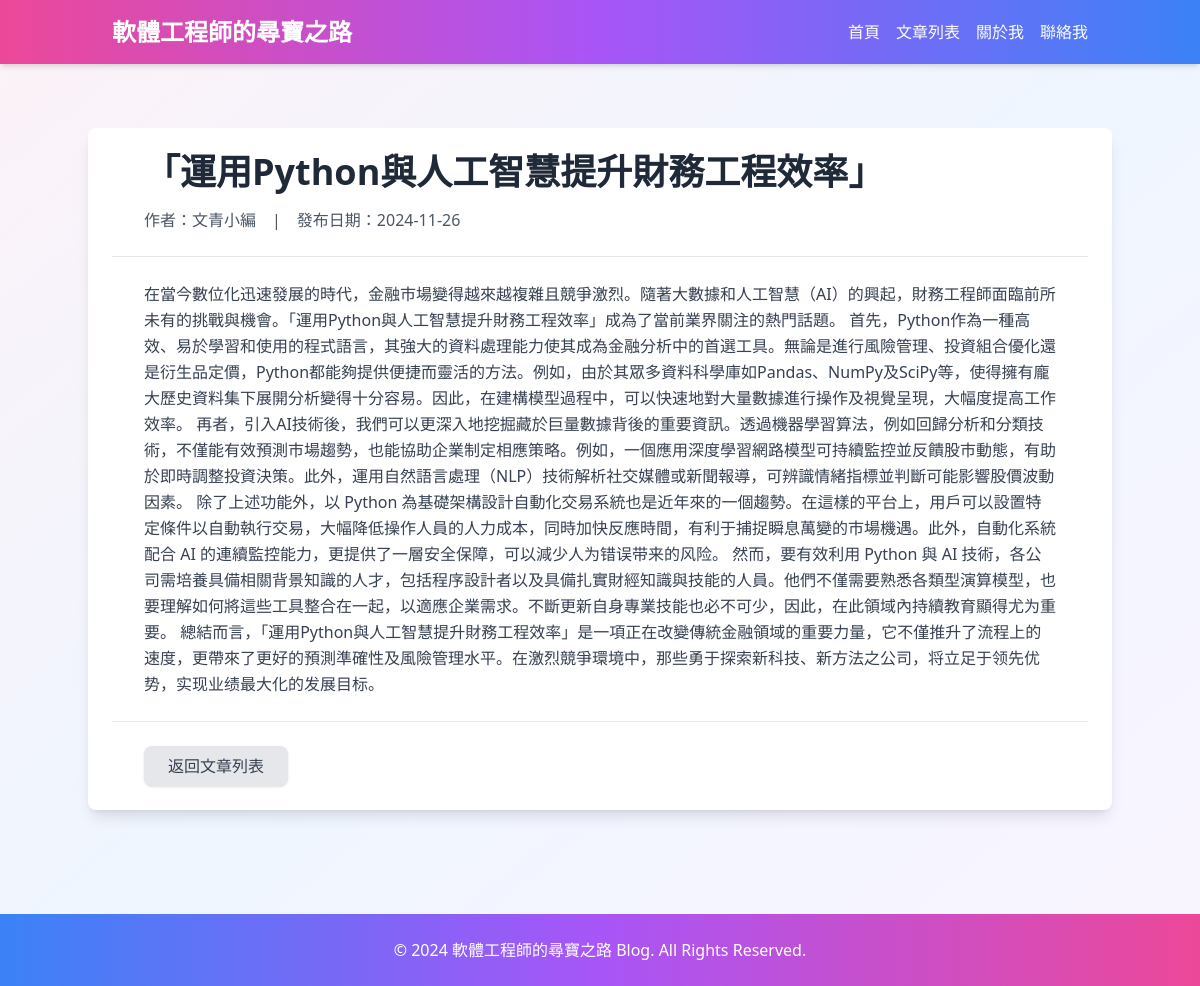
Page /read_article/43 on the committed database.
### tables this page shows
CREATE TABLE articles (
            id INTEGER PRIMARY KEY AUTOINCREMENT,
            title TEXT NOT NULL,
            content TEXT NOT NULL
        );

### app.py (the view)
@app.route('/read_article/<int:id>')
def read_article(id):
    db = SQLiteTool("my_blog.db")
    article = db.execute_read_query("SELECT * FROM articles WHERE id=?", (id,))
    db.close_connection()
    return render_template('read_article.html', title=article[0]["title"], content=article[0]["content"])

### sqlitetool.py (called while the page is built)
    def execute_read_query(self, query, params=None):
        cursor = self.connection.cursor()
        try:
            if params:
                cursor.execute(query, params)
            else:
                cursor.execute(query)
            result = cursor.fetchall()
            column_names = [description[0] for description in cursor.description]
            json_objects = []
            for row in result:
                json_object = dict(zip(column_names, row))
                json_objects.append(json_object)
            return json_objects
        except Error as e:
            print(f"查詢失敗: {e}")
            return None

    def close_connection(self):
        if self.connection:
            self.connection.close()
            print("資料庫連接已關閉")

### templates/read_article.html (shortened to what this page needs)
<!DOCTYPE html>
<html lang="en">
<head>
  <script src="https://cdn.tailwindcss.com"></script>
</head>
<body class="bg-gradient-to-br from-pink-50 via-blue-50 to-purple-50 text-gray-800 font-sans">
  <header class="bg-gradient-to-r from-pink-500 via-purple-500 to-blue-500 text-white shadow-md sticky top-0 z-10">
    <div class="container mx-auto flex items-center justify-between py-4 px-6">
      <h1 class="text-2xl font-bold">軟體工程師的尋寶之路</h1>
      <nav class="space-x-4 hidden md:flex">
        <a href="/" class="hover:underline">首頁</a>
        <a href="/list_article/1" class="hover:underline">文章列表</a>
        <a href="/about" class="hover:underline">關於我</a>
        <a href="/contact" class="hover:underline">聯絡我</a>
      </nav>
    </div>
  </header>
  <main class="py-16">
    <div class="container mx-auto px-6 bg-white shadow-lg rounded-lg">
      <div class="py-6 px-8 border-b border-gray-200">
        <h2 class="text-4xl font-bold text-gray-800">{{ title }}</h2>
        <div class="mt-4 flex items-center text-gray-600 space-x-4">
          <span>作者：文青小編</span>
          <span>|</span>
          <span>發布日期：2024-11-26</span>
        </div>
      </div>
      <div class="py-6 px-8 text-gray-700 leading-relaxed">
        {{ content|safe }}
      </div>
      <div class="py-6 px-8 flex justify-between items-center border-t border-gray-200">
        <a onclick="history.back()" class="inline-block bg-gray-200 text-gray-700 px-6 py-2 rounded-lg shadow hover:bg-gray-300 transition">
          返回文章列表
        </a>
      </div>
    </div>
  </main>
  <footer class="bg-gradient-to-r from-blue-500 via-purple-500 to-pink-500 text-white py-6 mt-10">
    <div class="container mx-auto text-center px-6">
      <p>© 2024 軟體工程師的尋寶之路 Blog. All Rights Reserved.</p>
    </div>
  </footer>
</body>
</html>

### rows in the picture
articles: title "「運用Python與人工智慧提升財務工程效率」", content "在當今數位化迅速發展的時代，金融市場變得越來越複雜且競爭激烈。隨著大數據和人工智慧（AI）的興起，財務工程師面臨前所未有的挑戰與機會。「運用Python與人工智慧提升財務工程效率」成為了當前業界關注的熱門話題。 首先，Python作為一種高效、易於學習和使用的程式語言，其強大的資料處理能力使其成為金融分析中的首選工具。無論是進行風險管理、投資組合優化還是衍生品定價，Python都能夠提供便捷而靈活的方法。例如，由於其眾多資料科學庫如Pandas、NumPy及SciPy等，使得擁有龐大歷史資料集下展開分析變得十分容易。因此，在建構模型過程中，可以快速地對大量數據進行操作及視覺呈現，大幅度提高工作效率。 再者，引入AI技術後，我們可以更深入地挖掘藏於巨量數據背後的重要資訊。透過機器學習算法，例如回歸分析和分類技術，不僅能有效預測市場趨勢，也能協助企業制定相應策略。例如，一個應用深度學習網路模型可持續監控並反饋股市動態，有助於即時調整投資決策。此外，運用自然語言處理（NLP）技術解析社交媒體或新聞報導，可辨識情緒指標並判斷可能影響股價波動因素。 除了上述功能外，以 Python 為基礎架構設計自動化交易系統也是近年來的一個趨勢。在這樣的平台上，用戶可以設置特定條件以自動執行交易，大幅降低操作人員的人力成本，同時加快反應時間，有利于捕捉瞬息萬變的市場機遇。此外，自動化系統配合 AI 的連續監控能力，更提供了一層安全保障，可以減少人为错误带来的风险。 然而，要有效利用 Python 與 AI…"
